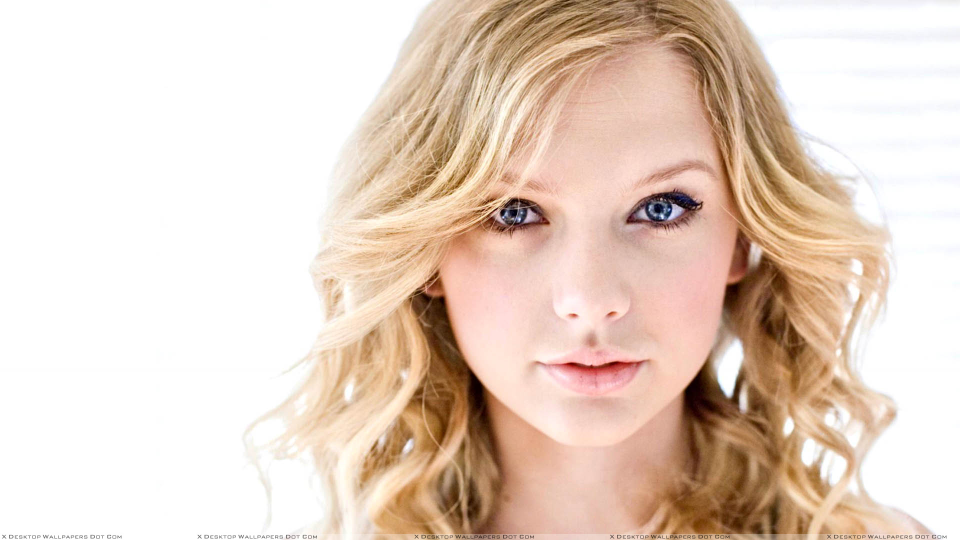
#> input picture WordPortrait/thresholdTest/swift.jpg, 1920 x 1080 px (shown at 1/2 size)
$ python resizeTest.py   (older library calls are emulated)
#> lines starting #> are read from the running program, lines starting #| are printed output that depends on the picture
from PIL import Image
import numpy as np
from scipy.misc import toimage


# takes in an image and resizes it so either its width or height is maxSize
def resizeImg(img, maxSize):
	# height is bigger
	if img.size[1] > img.size[0]:
		maxIndex = 1
		otherIndex = 0
	# width is bigger
	else:
		maxIndex = 0
		otherIndex = 1

	resizePercent = (maxSize / float(img.size[maxIndex]))
	resizedSide = int((float(img.size[otherIndex]) * float(resizePercent)))

	if maxIndex == 1:
		resizedImg = img.resize((resizedSide, maxSize))#, Image.ANTIALIAS)
	else:
		resizedImg = img.resize((maxSize, resizedSide))#, Image.ANTIALIAS)

	return resizedImg


# read image to array

filename = "swift"

image = Image.open('thresholdTest/' + filename + '.jpg').convert('L')
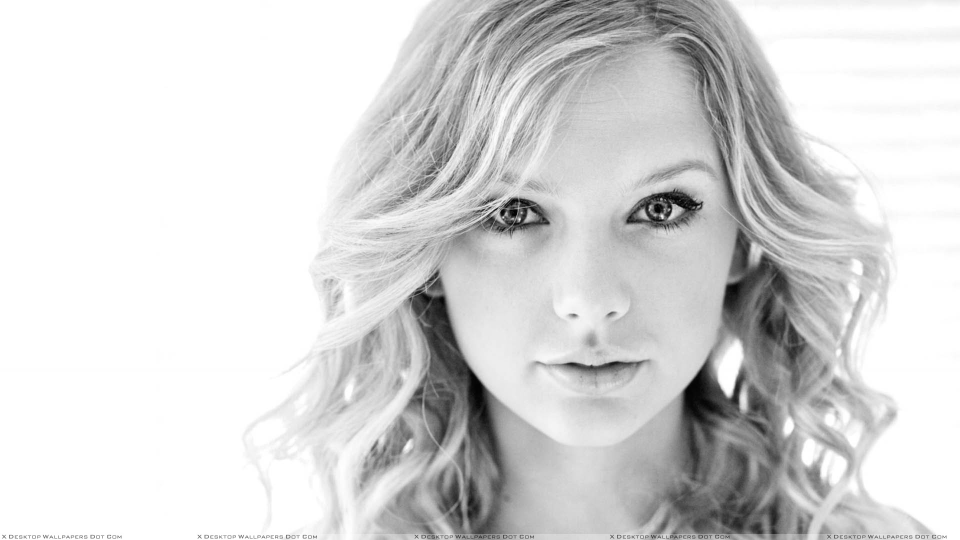
#> image: PIL image 1920x1080 L (shown at 1/2 size); min 1, max 255, mean 214.4

resizedImage = resizeImg(image, 500)
#> in resizeImg, `resizedImg = img.resize((maxSize, resizedSide))#, Image.ANTIALIAS)`:
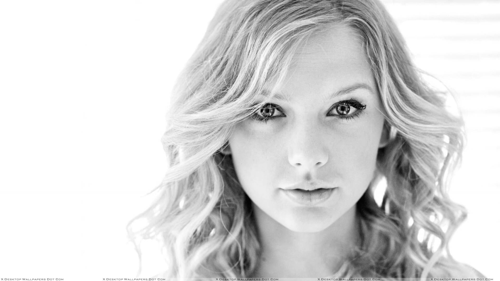
#> resizedImg: PIL image 500x281 L; min 0, max 255, mean 214.4
#resizedImage.save('thresholdTest/adaptiveThreshold/' + filename + "_resized.jpg")


#img = Image.fromarray(binary,'RGB')
resizedImage.show()
resizedImage.save('thresholdTest/adaptiveThreshold/' + filename + "_combined_threshold.jpg")
#img = Image.fromarray(binary)

$ run again, with WordPortrait/thresholdTest/bradPitt.jpg copied over WordPortrait/thresholdTest/swift.jpg
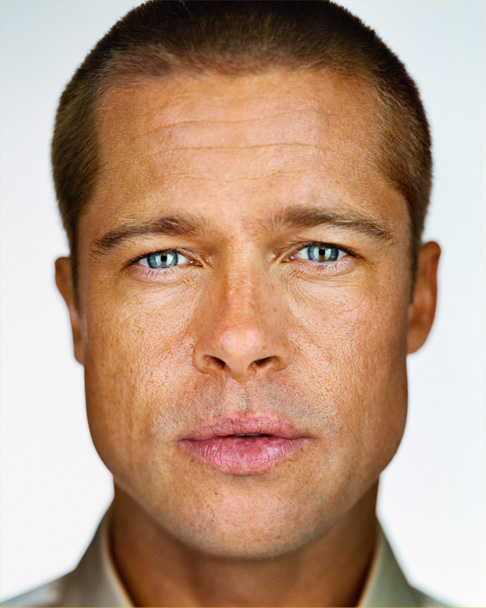
#> input picture WordPortrait/thresholdTest/bradPitt.jpg, 486 x 608 px
#> `image = Image.open('thresholdTest/' + filename + '.jpg').convert('L')`:
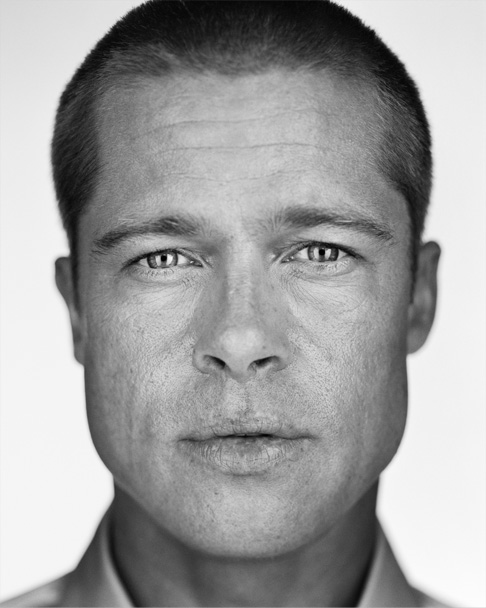
#> image: PIL image 486x608 L; min 0, max 254, mean 159.7
